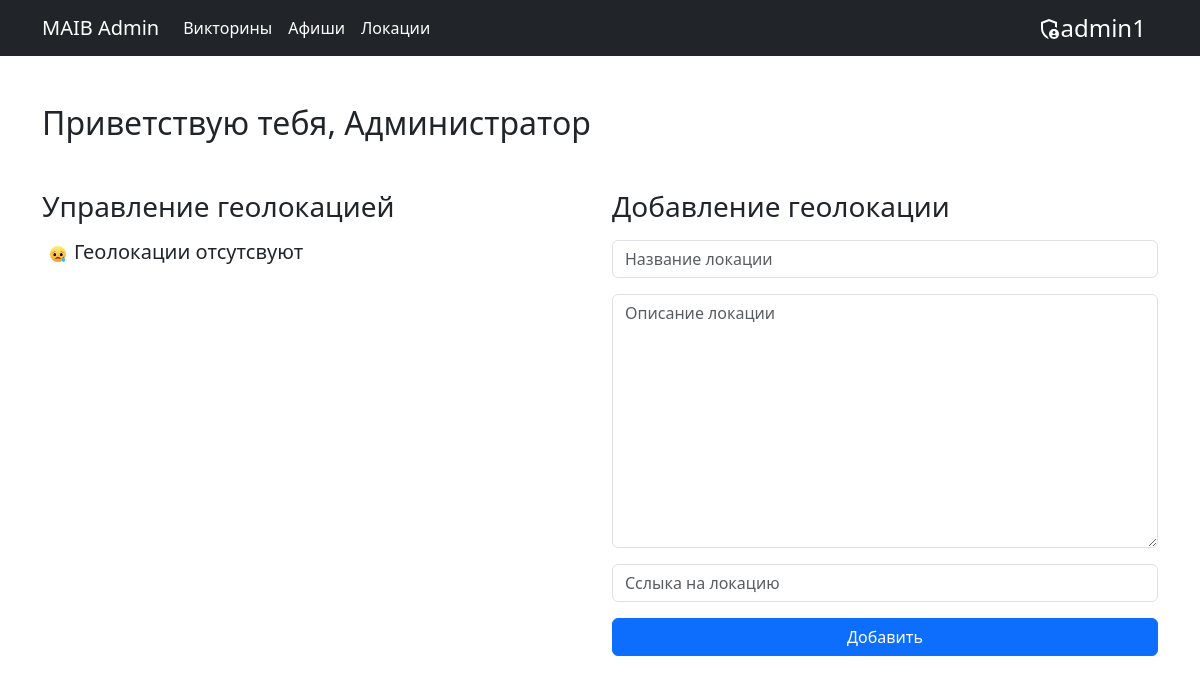
The page /geo/ (signed in) on the database as committed earlier.
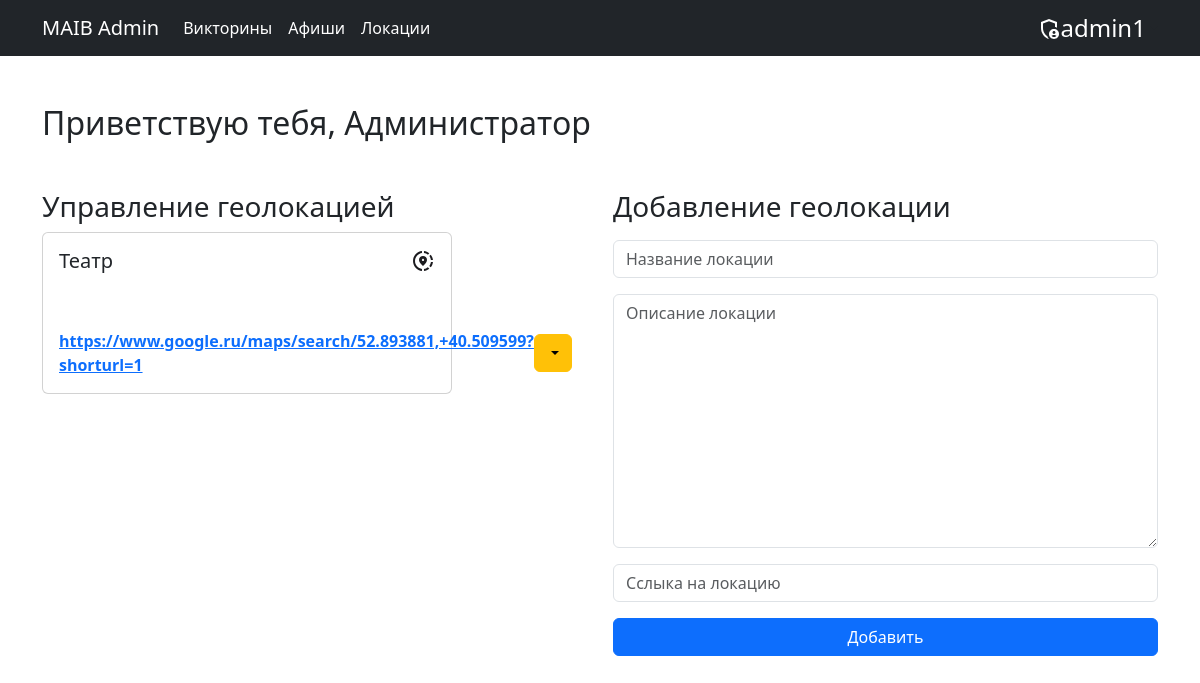
The same page on the database as committed later.
### admin_panel/models.py (models this page shows, shortened)
class Geo(models.Model):
    name = models.CharField(max_length = 100)
    desc = models.TextField()
    link = models.CharField(max_length = 500)

### admin_panel/views.py (the view)
# urls.py: path('geo/', views.geo),
def geo(request):
    geo_list = Geo.objects.all()
    geo_len = len(geo_list)
    return render(request, 'geo.html', {'geo_list': geo_list, 'geo_len': geo_len})

### admin_panel/templates/geo.html (shortened to what this page needs)
{% extends "base.html" %}
{% block content %}
<div class="main">
    {% if user.is_authenticated and user.is_staff %}
    <div class="poster container mt-5">
        <div class="hello-text mb-5">
            <h2>Приветствую тебя, Администратор</h2>
        </div>
        <div class="row align-items-start">
            <div class="col mb-5 desktop">
                <h3 class="mb-2">Управление геолокацией</h3>
                <div class="geo-list">
                    {% if geo_len == 0 %}
                    <div class="d-flex align-items-center">
                        <div class="sad_img m-2">
                            <img class="" src="../static/img/sad.svg" alt="">
                        </div>
                        <h5 class="mt-2">Геолокации отсутсвуют</h5>
                    </div>
                    {% else %}
                    {% for geo in geo_list %}
                    <div class="card w-75 mb-3">
                        <div class="card-body">
                            <div class="geo__item-title d-flex align-items-start justify-content-between pb-5">
                                <h5>{{geo.name}}</h6>
                                    <img src="../static/img/geo.svg" alt="">
                            </div>
                            <div class="geo__item-content">
                                <div class="geo__item-info d-flex align-items-center justify-content-between">
                                    <div class="geo__item-data">
                                        <a href="https://www.google.com/maps/@{{geo.link}}"
                                            class="text-primary fw-bold">{{geo.link}}</a>
                                    </div>
                                    <div class="geo__item-settings" data-bs-toggle="tooltip" data-bs-placement="top"
                                        data-bs-title="Настройки">
                                        <div class="dropdown">
                                            <button class="btn btn-warning dropdown-toggle" type="button"
                                                data-bs-toggle="dropdown" aria-expanded="false">
                                            </button>
                                        </div>
                                    </div>
                                </div>
                            </div>
                        </div>
                    </div>
                    {% endfor %}
                    {% endif %}
                </div>
            </div>
            <div class="col">
                <h3 class="mb-3">Добавление геолокации</h3>
                <form class="d-flex flex-column" method="POST" action="/creategeo/">
                    <input name="name" class="form-control mb-3" placeholder="Название локации" type="text">
                    <textarea name="desc" class="form-control mb-3" placeholder="Описание локации" id="" cols="30"
                        rows="10"></textarea>
                    <input name="link" class="form-control mb-3" placeholder="Сслыка на локацию" type="text">
                    <button type="submit" class="btn btn-primary pr-5">Добавить</button>
                </form>
            </div>
        </div>
    </div>
    {% else %}
    <div class="container mt-5 d-flex justify-content-center flex-column">
        <h1 class="text-center mb-5">У вас нет доступа к этой странице</h1>
        <a href="/poster" class="btn btn-primary">Вернуться обратно</a>
    </div>
    {% endif %}
</div>
{% endblock %}

Rows that differ between the two databases and show on the page:
added Geo: name "Театр", link "https://www.google.ru/maps/search/52.893881,+40.509599?shorturl=1"
Other text that changed with them:
text no longer shown: "Геолокации отсутсвуют"
